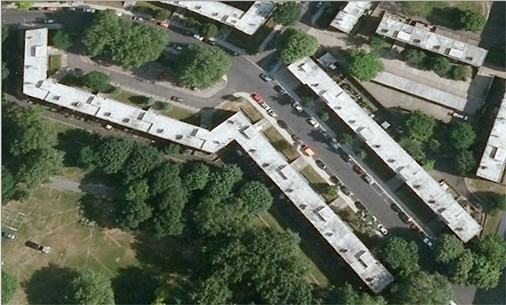
//> input picture cpp/opencvTaoWang/Common/005.jpg, 506 x 305 px
$ ./279   (built with g++ and OpenCV 4)
//> lines starting //> are read from the running program, lines starting //| are printed output that depends on the picture; after the words box and inside, x2 and y2 are one past the last pixel; in counts of white or black regions, pixels touching at a corner belong together
### cpp/opencvTaoWang/Common/Common.h
#ifndef _COMMON_H
#define _COMMON_H

#ifdef _DEBUG
#pragma comment(lib, "cv200d.lib")
#pragma comment(lib, "cvaux200d.lib")
#pragma comment(lib, "cxcore200d.lib")
#pragma comment(lib, "highgui200d.lib")
#pragma comment(lib, "ml200d.lib")
#else
#pragma comment(lib, "cv200.lib")
#pragma comment(lib, "cvaux200.lib")
#pragma comment(lib, "cxcore200.lib")
#pragma comment(lib, "highgui200.lib")
#pragma comment(lib, "ml200.lib")
#endif

#endif

### cpp/opencvTaoWang/279.cpp
//二值化
#include "../Common/Common.h"
#include "highgui.h"
#include "cv.h"
#include <iostream>
using namespace std;

int Threshold(IplImage *src)//求取阈值
{
	int width = src->width;//源图像宽度
	int height = src->height;//源图像高度
	int pixelCount[256];//像素级
	float pixelPro[256];//每个像素值所占比例
	int pixelSum = width * height;//像素个数
	int threshold = 0;//阈值
	float w0, w1, u0tmp, u1tmp, u0, u1, u,
		deltaTmp, deltaMax = 0;//遍历灰度级所需变量
	uchar* data = (uchar*)src->imageData;//源图像数据

	for(int i = 0; i <256; i++)//初始化数组变量
	{
		pixelCount[i] = 0;
		pixelPro[i] = 0;
	}
	for(int i = 0; i < height; i++)//统计灰度级每个像素值在整幅图像中的个数
	{
		for(int j = 0;j < width;j++)
		{
			pixelCount[(int)data[i * src->widthStep+ j]]++;
		}
	}
	for(int i = 0; i < 256; i++)//计算每个像素在整幅图像中的比例
	{
		pixelPro[i] = (float)pixelCount[i] / pixelSum;
	}
	for(int i = 0; i < 256; i++)//遍历灰度级[0,255]
	{
		w0 = w1 = u0tmp = u1tmp = u0 = u1 = u = deltaTmp = 0;
		for(int j = 0; j < 256; j++)
		{
			if(j <= i)   //背景部分
			{
				w0 += pixelPro[j];
				u0tmp += j * pixelPro[j];
			}
			else   //前景部分
			{
				w1 += pixelPro[j];
				u1tmp += j * pixelPro[j];
			}
		}
		u0 = u0tmp / w0;
		u1 = u1tmp / w1;
		u = u0tmp + u1tmp;
		deltaTmp = w0 * pow((u0 - u), 2) + w1 * pow((u1 - u), 2);
		if(deltaTmp > deltaMax)
		{
			deltaMax = deltaTmp;
			threshold = i;
		}
	}
	return threshold;//返回阈值
}
IplImage* binary(IplImage *src)
{
	IplImage* imgOtsu;//二值化图像
	imgOtsu= cvCreateImage(cvGetSize(src),IPL_DEPTH_8U,1);//创建
	cvCopy(src,imgOtsu);//复制数据
	int threNumber;//阈值
	threNumber=Threshold(imgOtsu);//调用Threshold函数求阀值
	CvScalar otsu;//像素
	int temp;//像素值
	for(int i=0;i<src->height;i++)//  二值化
	{
		for(int j=0;j<src->width;j++)
		{
			otsu=cvGet2D(imgOtsu,i,j);//获取源图像素
			temp=(int)otsu.val[0];//像素值
			if(temp>=threNumber)//不小于阈值
				temp=255;//白
			else//小于阈值
				temp=0;//黑
			otsu.val[0]=temp;
			cvSet2D(imgOtsu,i,j,otsu); //写入二值化图像
		}
	}
	return imgOtsu;
}
void main()
{
	IplImage* src;//源图像指针
	IplImage* gray;//灰度化后图像内存
	IplImage* imgOtsu;//二值化图像
	src = cvLoadImage("../Common/005.jpg",3);//加载源图像
//> src is the input picture: 305 rows x 506 cols, CV_8UC3; mean B, G, R 89.1, 104.6, 96.8
	if(&src == NULL)
		cout<<"加载源图像失败!"<<endl;
	else
	{
		cvNamedWindow("twovalue");//创建图像窗口
		gray = cvCreateImage(cvGetSize(src), src->depth, 1);//创建gray的内存大小等初始化
		cvCvtColor(src,gray,CV_BGR2GRAY);//灰度化
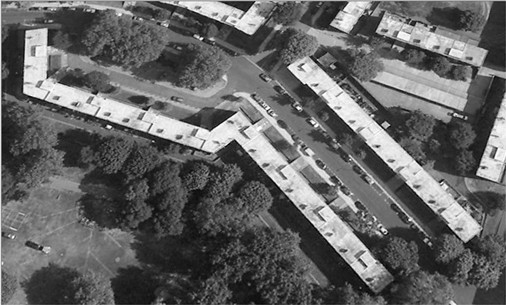
//> gray: 305 rows x 506 cols, CV_8UC1; min 1, max 255, mean 100.5
		imgOtsu=binary(gray);//二值化
//> after the loop in Threshold, `for(int i = 0; i < height; i++)`: pixelCount = 256 values, max 1853 at index 44, min 0 at index 0, mean 602.9
//> after the loop in Threshold, `for(int i = 0; i < 256; i++)`: pixelPro = 256 values, max 0.012 at index 44, min 0 at index 0, mean 0.00391
//> the loop in Threshold, `for(int i = 0; i < 256; i++)` made 256 passes
//> (w0, u0tmp, w1, u1tmp, deltaTmp, deltaMax) on passes 3 to 14: (0.000149, 0.000227, 1, 100.5, 1.46, 1.46), (0.000175, 0.000305, 1, 100.5, 1.71, 1.71), (0.000214, 0.00046, 1, 100.5, 2.07, 2.07), (0.000285, 0.000816, 1, 100.5, 2.72, 2.72), (0.000311, 0.000972, 1, 100.5, 2.95, 2.95), (0.000408, 0.00165, 1, 100.5, 3.8, 3.8), (0.000531, 0.00264, 0.999, 100.5, 4.85, 4.85), (0.000616, 0.0034, 0.999, 100.5, 5.56, 5.56), (0.000784, 0.00508, 0.999, 100.5, 6.94, 6.94), (0.000959, 0.007, 0.999, 100.5, 8.34, 8.34), (0.00112, 0.00895, 0.999, 100.5, 9.61, 9.61), (0.00135, 0.012, 0.999, 100.5, 11.39, 11.39)
//> (u0tmp, w1, u1tmp, deltaTmp, deltaMax) on pass 2: (7.13e-05, 1, 100.5, 0.706, 0.706)
//> after the loop in Threshold, `for(int i = 0; i < 256; i++)`: w0 = 1; w1 = 0; u0tmp = 100.5; u1tmp = 0; deltaMax = 2551.6; threshold = 127
//> the loop in binary, `for(int i=0;i<src->height;i++)` made 305 passes
//> (otsu, temp) on passes 1 to 3: (Scalar(255), 255), (Scalar(0), 0), (Scalar(0), 0)
//> after the loop in binary, `for(int i=0;i<src->height;i++)`:
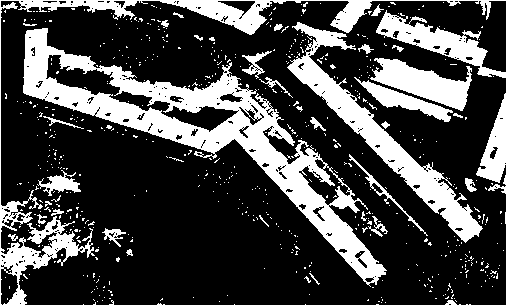
//> imgOtsu: 305 rows x 506 cols, CV_8UC1; 26.8% white; 616 white regions (579 under 20 px), largest, box (x1, y1, x2, y2) and area: (23, 28, 387, 287) 16157, (0, 0, 506, 305) 6960, (287, 22, 483, 243) 6482
		cvShowImage("twovalue",imgOtsu);//显示
		if(cvSaveImage("../Common/twovalue.jpg",imgOtsu))//保存图像
			cout<<"二值化图像保存成功!"<<endl;
		cvWaitKey(-1);//等待用户响应
		cvDestroyWindow("twovalue");//销毁窗口
	}
	cvReleaseImage(&src);//释放源图像指针
	cvReleaseImage(&gray);//释放灰度图像指针
	cvReleaseImage(&imgOtsu);//释放二值化图像指针
}
